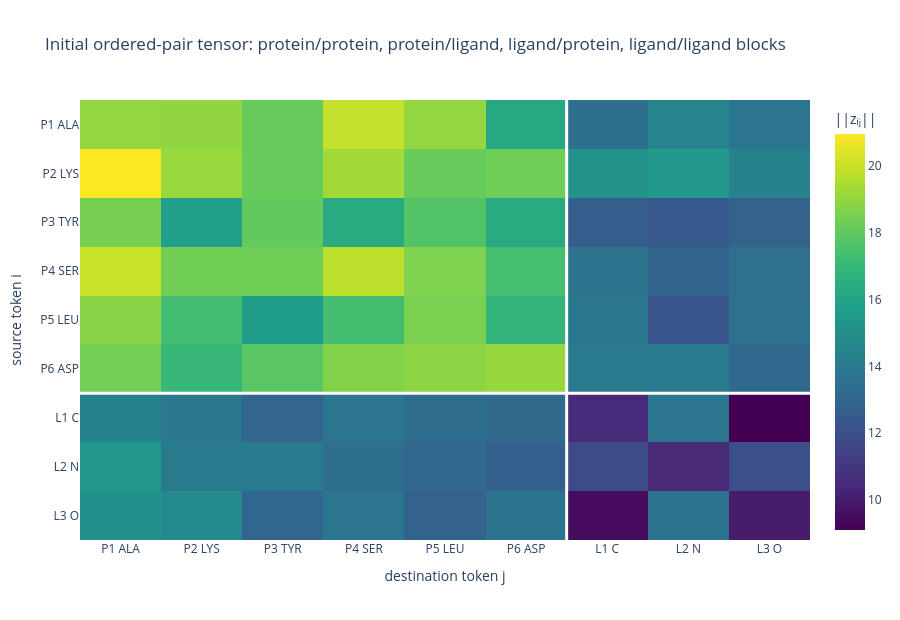

Notebook code for this chart:
### Markdown cell above
## 3. Initialize the pair tensor $z_{ij}^{(0)}$

The initial pair representation is more than a dot product. The released source first constructs

$$
z_{ij}^{\rm init} = W_Ls_i^{\rm input} + W_Rs_j^{\rm input}
 + W_{\rm rel}r_{ij} + W_{\rm bond}b_{ij}.
$$

$r_{ij}$ records chain/sequence relationships and $b_{ij}$ records ligand bonds and bond types. During every recycling pass, the ESM module then adds

$$
\Delta z_{ij}^{\rm ESM}=U_L\widetilde s_i+U_R\widetilde s_j,
\qquad z_{ij}\leftarrow z_{ij}^{\rm init}+\Delta z_{ij}^{\rm ESM}
$$

(plus the recycled previous pair state after the first pass). Because $z_{ij}$ is ordered, $z_{ij}$ need not equal $z_{ji}$.

### Code cell
relative = torch.zeros(n_tokens, n_tokens, 4)
bond = torch.zeros(n_tokens, n_tokens, 2)
for i in range(n_tokens):
    for j in range(n_tokens):
        relative[i, j, 0] = float(is_protein[i] and is_protein[j])
        relative[i, j, 1] = float(is_ligand[i] and is_ligand[j])
        relative[i, j, 2] = (j - i) / max(n_tokens - 1, 1)
        relative[i, j, 3] = float(i == j)
bond[6, 7, 0] = bond[7, 6, 0] = 1.0       # toy single bond C--N
bond[7, 8, 1] = bond[8, 7, 1] = 1.0       # toy double bond N==O

z_base = initialize_pair_representation(input_tokens, relative, bond, pair_dim=128, seed=9)
g = torch.Generator().manual_seed(10)
w_esm_left = torch.randn(384, 128, generator=g) / math.sqrt(384)
w_esm_right = torch.randn(384, 128, generator=g) / math.sqrt(384)
delta_z_esm = (combined_tokens @ w_esm_left)[:, None, :] + (combined_tokens @ w_esm_right)[None, :, :]
z0 = z_base + delta_z_esm
z0_norm = z0.norm(dim=-1)
fig = go.Figure(go.Heatmap(
    z=z0_norm.numpy(), x=labels, y=labels, colorscale="Viridis",
    colorbar=dict(title="||zᵢⱼ||"), hovertemplate="i=%{y}<br>j=%{x}<br>norm=%{z:.2f}<extra></extra>",
))
fig.add_vline(x=n_protein - 0.5, line_color="white", line_width=3)
fig.add_hline(y=n_protein - 0.5, line_color="white", line_width=3)
fig.update_layout(title="Initial ordered-pair tensor: protein/protein, protein/ligand, ligand/protein, ligand/ligand blocks",
                  height=620, xaxis_title="destination token j", yaxis_title="source token i",
                  yaxis_autorange="reversed")
fig.show()
print("z initial:", tuple(z_base.shape), "+ ESM pair update:", tuple(delta_z_esm.shape))
print("Pairformer input z shape:", tuple(z0.shape), "= [token i, token j, pair channel]")

### Figure 1 — Plotly figure (JSON) as saved in the notebook; plotly's stock layout.template omitted (floating-point values rounded to 4 significant figures)
{"data": [{"colorbar": {"title": {"text": "||zᵢⱼ||"}}, "colorscale": [[0, "#440154"], [0.1111, "#482878"], [0.2222, "#3e4989"], [0.3333, "#31688e"], [0.4444, "#26828e"], [0.5556, "#1f9e89"], [0.6667, "#35b779"], [0.7778, "#6ece58"], [0.8889, "#b5de2b"], [1, "#fde725"]], "hovertemplate": "i=%{y}<br>j=%{x}<br>norm=%{z:.2f}<extra></extra>", "type": "heatmap", "x": ["P1 ALA", "P2 LYS", "P3 TYR", "P4 SER", "P5 LEU", "P6 ASP", "L1 C", "L2 N", "L3 O"], "y": ["P1 ALA", "P2 LYS", "P3 TYR", "P4 SER", "P5 LEU", "P6 ASP", "L1 C", "L2 N", "L3 O"], "z": [[19.0, 18.94, 18.16, 19.89, 19.02, 16.19, 13.36, 14.45, 13.77], [20.95, 19.12, 18.16, 19.28, 18.15, 18.31, 15.1, 15.46, 14.4], [18.49, 15.77, 18.03, 16.34, 17.69, 16.31, 12.61, 12.42, 12.83], [20.0, 18.39, 18.35, 19.75, 18.63, 17.4, 13.67, 12.91, 13.46], [18.84, 17.33, 15.6, 17.35, 18.55, 16.84, 13.87, 12.24, 13.53], [18.4, 17.06, 17.87, 18.72, 18.9, 19.07, 13.95, 13.94, 13.08], [14.41, 13.82, 12.96, 13.72, 13.32, 13.19, 10.5, 13.7, 9.104], [15.42, 13.95, 13.96, 13.43, 13.09, 12.73, 11.81, 10.48, 12.05], [15.03, 14.76, 13.01, 13.72, 12.81, 13.69, 9.447, 13.55, 10.03]]}], "layout": {"height": 620, "shapes": [{"line": {"color": "white", "width": 3}, "type": "line", "x0": 5.5, "x1": 5.5, "xref": "x", "y0": 0, "y1": 1, "yref": "y domain"}, {"line": {"color": "white", "width": 3}, "type": "line", "x0": 0, "x1": 1, "xref": "x domain", "y0": 5.5, "y1": 5.5, "yref": "y"}], "title": {"text": "Initial ordered-pair tensor: protein/protein, protein/ligand, ligand/protein, ligand/ligand blocks"}, "xaxis": {"title": {"text": "destination token j"}}, "yaxis": {"autorange": "reversed", "title": {"text": "source token i"}}}}
